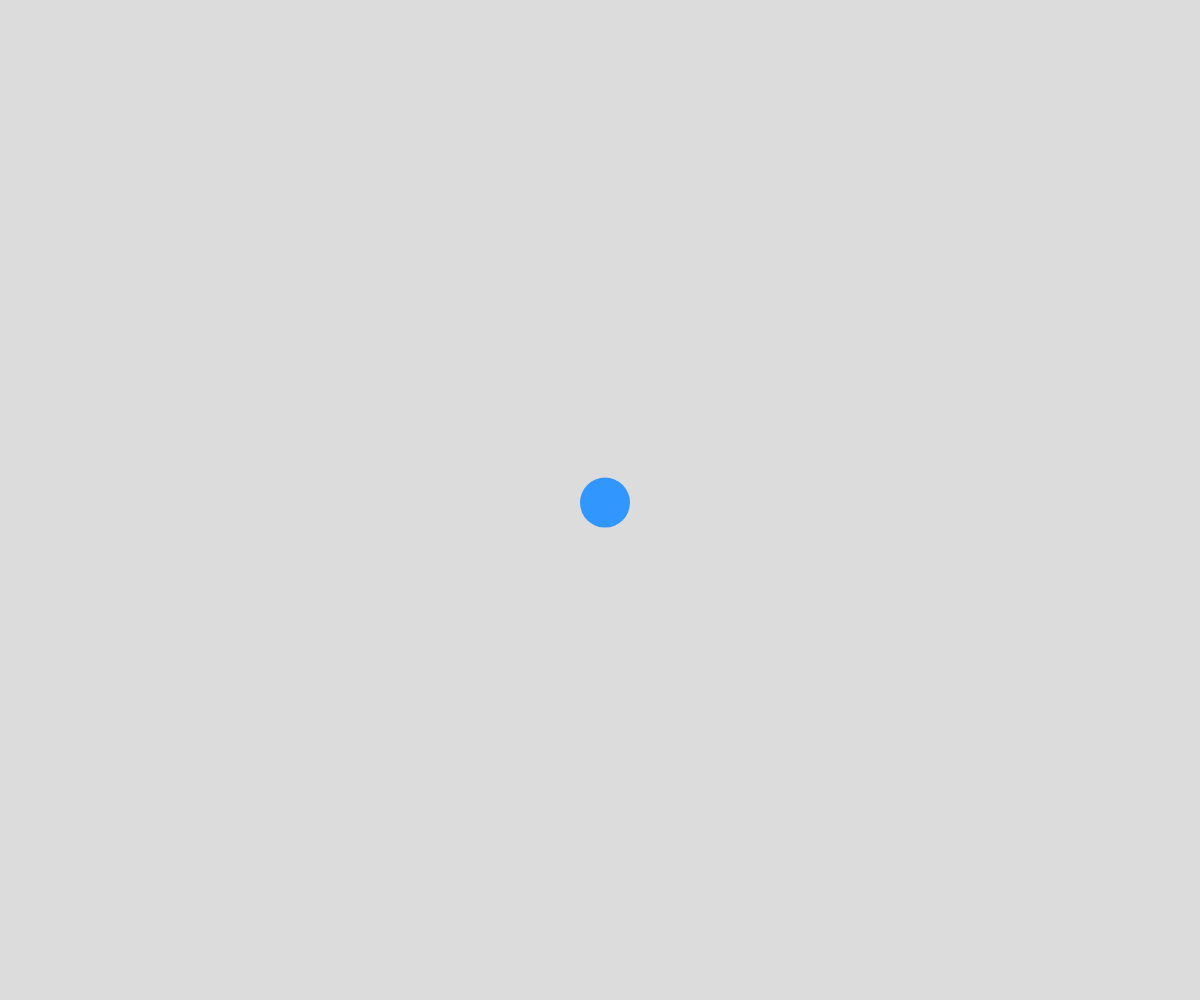
Frame 1 (no input)
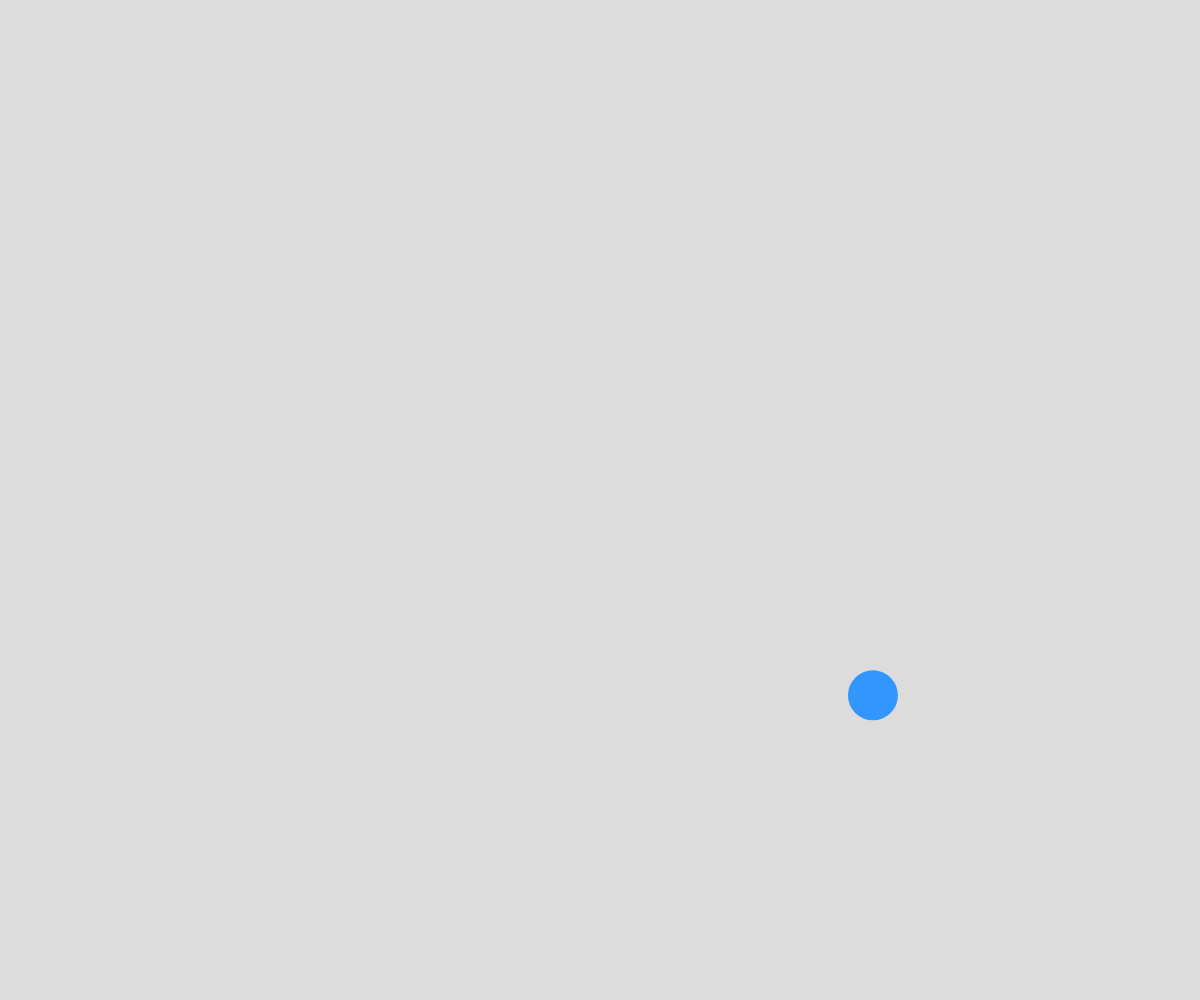
Frame 60 (no input)
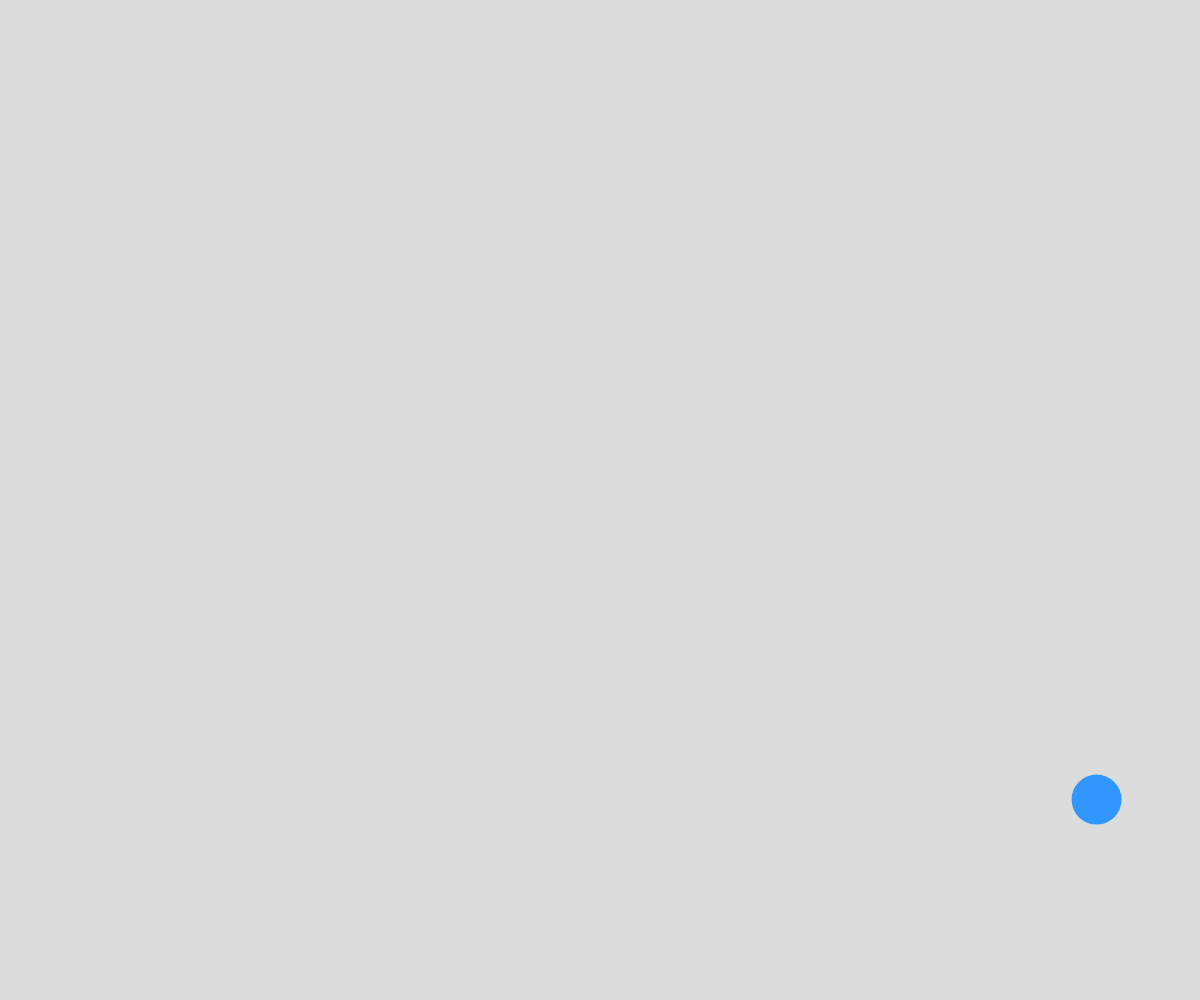
Frame 120 (the mouse pressed at the canvas centre since frame 60)

The p5.js sketch that drew these frames (run headless with seeded random() and noise() and a simulated clock; from frame 60 on, the mouse is pressed at the canvas centre):

// p5.js sketch
// ── sketch.js
let x, y;
let xSpeed, ySpeed;
let gravity = 0.6;
let friction = 0.997;
let radius = 25;
let isDragging = false;

function setup() {
	createCanvas(windowWidth, windowHeight);
	x = width / 2;
	y = height / 2;
	xSpeed = 5;
	ySpeed = 2;
}

function draw() {
	background(220);

	if (isDragging) {
		x = mouseX;
		y = mouseY;
		xSpeed = mouseX - pmouseX;
		ySpeed = mouseY - pmouseY;
	} else {
		ySpeed += gravity;
		x += xSpeed;
		y += ySpeed;
		xSpeed *= friction;

		if (y + radius > height) {
			y = height - radius;
			ySpeed *= -0.8;
			xSpeed *= 0.98;
		}

		if (x + radius > width || x - radius < 0) {
			if (x + radius > width) x = width - radius;
			if (x - radius < 0) x = radius;
			xSpeed *= -1;
		}

		if (y - radius < 0) {
			y = radius;
			ySpeed *= -1;
		}
	}

	fill(50, 150, 255);
	noStroke();
	ellipse(x, y, radius * 2);
}

function mousePressed() {
	let d = dist(mouseX, mouseY, x, y);
	if (d < radius) {
		isDragging = true;
		xSpeed = 0;
		ySpeed = 0;
	}
}

function mouseReleased() {
	isDragging = false;
}

function windowResized() {
	resizeCanvas(windowWidth, windowHeight);
}
